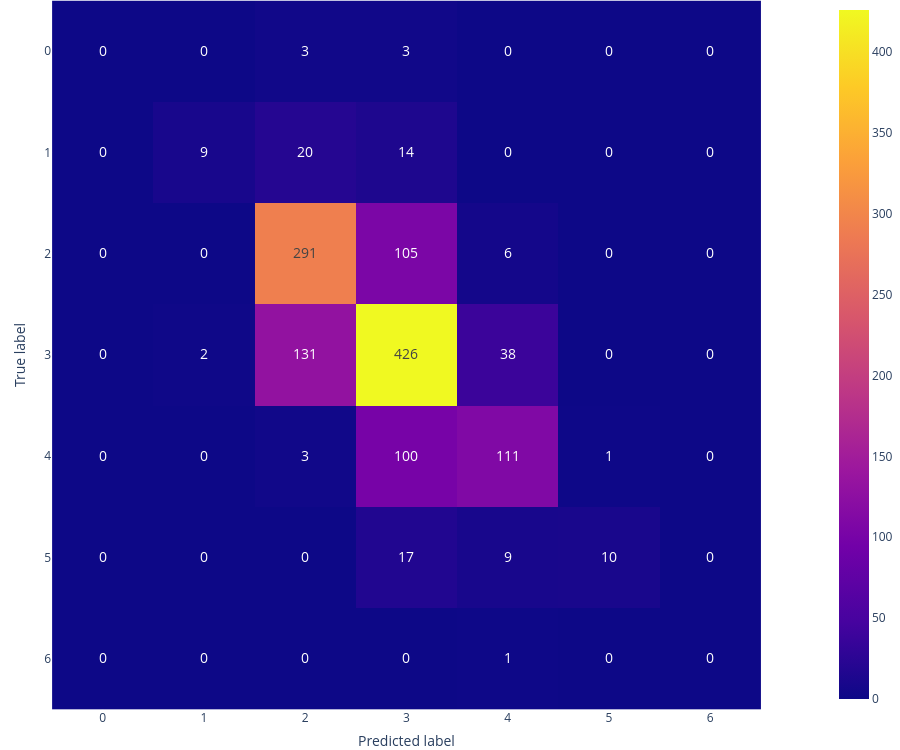

Notebook code cell kept with this figure:
### Code cell
confusion_mat(wine_y_test, ensemble.predict(wine_X_test), "ensemble_confusion.svg")

### Figure 1 — Plotly figure (JSON) as saved in the notebook; plotly's stock layout.template omitted (floating-point values rounded to 4 significant figures)
{"data": [{"coloraxis": "coloraxis", "hovertemplate": "x: %{x}<br>y: %{y}<br>color: %{z}<extra></extra>", "name": "0", "textfont": {"size": 14}, "texttemplate": "%{z}", "type": "heatmap", "xaxis": "x", "yaxis": "y", "z": [[0, 0, 3, 3, 0, 0, 0], [0, 9, 20, 14, 0, 0, 0], [0, 0, 291, 105, 6, 0, 0], [0, 2, 131, 426, 38, 0, 0], [0, 0, 3, 100, 111, 1, 0], [0, 0, 0, 17, 9, 10, 0], [0, 0, 0, 0, 1, 0, 0]]}], "layout": {"coloraxis": {"colorscale": [[0, "#0d0887"], [0.1111, "#46039f"], [0.2222, "#7201a8"], [0.3333, "#9c179e"], [0.4444, "#bd3786"], [0.5556, "#d8576b"], [0.6667, "#ed7953"], [0.7778, "#fb9f3a"], [0.8889, "#fdca26"], [1, "#f0f921"]]}, "height": 750, "margin": {"b": 0, "l": 0, "r": 0, "t": 0}, "width": 900, "xaxis": {"anchor": "y", "constrain": "domain", "domain": [0, 1], "dtick": 1, "scaleanchor": "y", "tickmode": "linear", "title": {"text": "Predicted label"}}, "yaxis": {"anchor": "x", "autorange": "reversed", "constrain": "domain", "domain": [0, 1], "dtick": 1, "tickmode": "linear", "title": {"text": "True label"}}}}
